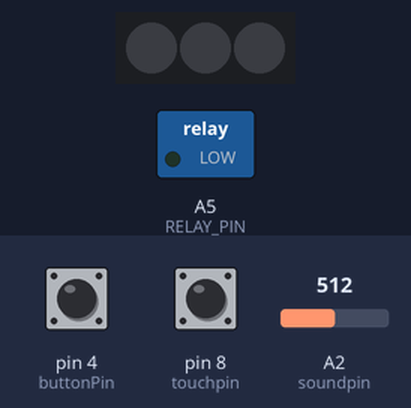
Simulated run of this sketch. Board: Arduino Uno, built with avr-gcc and run on an emulated ATmega328P. Shown: 3 RGB LEDs in strip order, left to right, switched loads named in the sketch (green lamp = pin HIGH). The inputs (shaded band) are chosen by the test bench; at power-on: pin 4 (buttonPin) LOW, pin 8 (touchpin) LOW, A2 (soundpin) = 512. Dim RGB values are drawn brighter than linear.

Above: at 1.2 s.
1.3 s: pin 4 (buttonPin) pulled HIGH for 1 s
At 3.1 s:
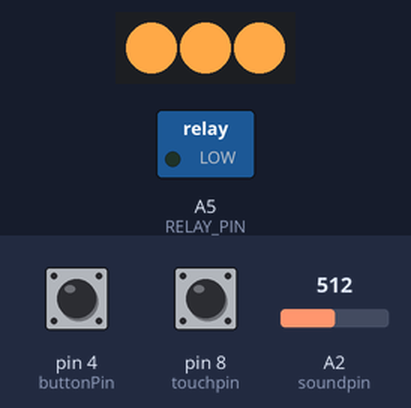
4.3 s: pin 8 (touchpin) pulled HIGH for 0.15 s
At 4.5 s:
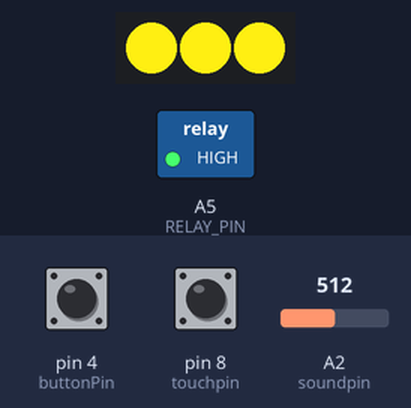
6.0 s: pin 4 (buttonPin) pulled HIGH for 0.15 s
At 7.5 s:
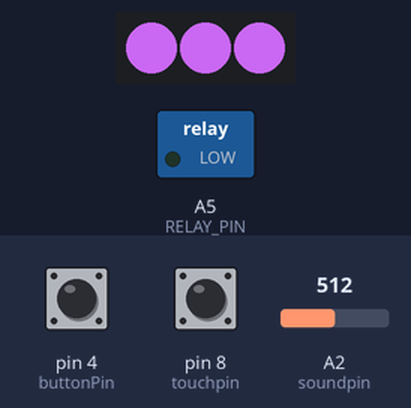
7.8 s: pin 8 (touchpin) pulled HIGH for 1 s
At 9.6 s:
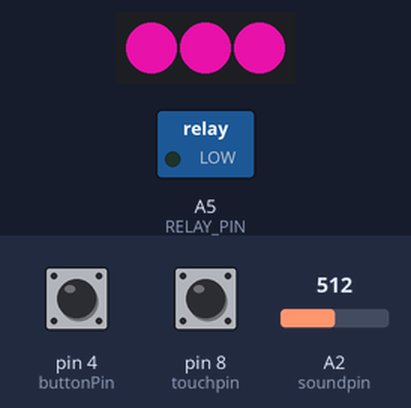
10.8 s: pin 4 (buttonPin) pulled HIGH for 0.15 s
At 11.9 s:
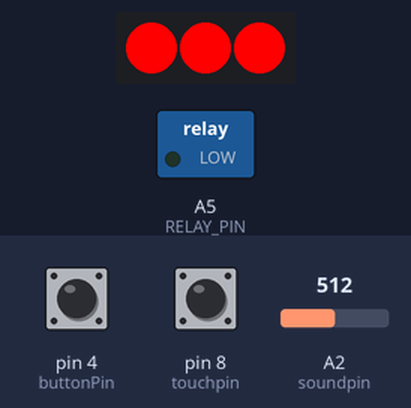
12.4 s: pin 8 (touchpin) pulled HIGH for 0.15 s
At 13.8 s:
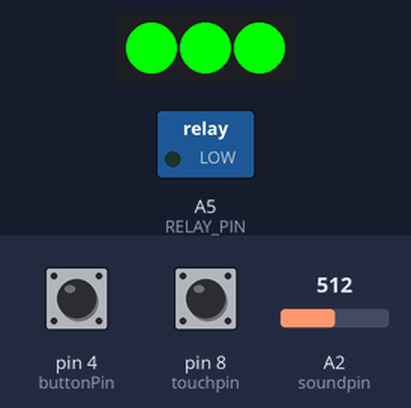
Timing chart, 0 to 15.2 s (numbered marks = the images above; inputs shaded):
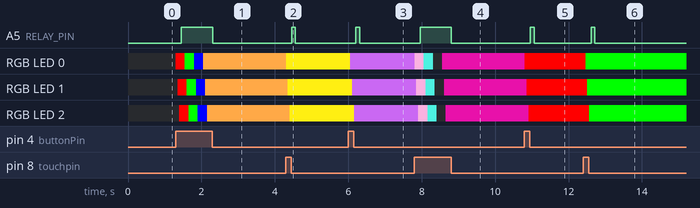

Measured:
- after the input at 1.3 s, A5 (RELAY_PIN): LOW → HIGH after 0.15 s, → LOW 0.85 s later; RGB LED 0: off → RGB(255, 0, 0) at once, → RGB(0, 255, 0) 0.25 s later, → RGB(0, 0, 255) 0.25 s later, → RGB(255, 169, 71) 0.25 s later
- after the input at 4.3 s, A5 (RELAY_PIN): LOW → HIGH after 0.16 s, → LOW 0.10 s later; RGB LED 0: RGB(255, 169, 71) → RGB(255, 239, 18) at once; RGB LED 1: RGB(255, 169, 71) → RGB(255, 239, 18) after 0.06 s; RGB LED 2: RGB(255, 169, 71) → RGB(255, 239, 18) after 0.11 s
- after the input at 6.0 s, A5 (RELAY_PIN): LOW → HIGH after 0.21 s, → LOW 0.10 s later; RGB LED 0: RGB(255, 239, 18) → RGB(178, 92, 214) after 0.06 s; RGB LED 1: RGB(255, 239, 18) → RGB(178, 92, 214) after 0.11 s; RGB LED 2: RGB(255, 239, 18) → RGB(178, 92, 214) after 0.16 s
- after the input at 7.8 s, A5 (RELAY_PIN): LOW → HIGH after 0.16 s, → LOW 0.85 s later; RGB LED 0: RGB(178, 92, 214) → RGB(237, 168, 213) at once, → RGB(67, 209, 195) 0.25 s later, → off 0.25 s later, → RGB(181, 13, 133) 0.25 s later
- after the input at 10.8 s, A5 (RELAY_PIN): LOW → HIGH after 0.16 s, → LOW 0.10 s later; RGB LED 0: RGB(181, 13, 133) → RGB(255, 0, 0) at once; RGB LED 1: RGB(181, 13, 133) → RGB(255, 0, 0) after 0.06 s; RGB LED 2: RGB(181, 13, 133) → RGB(255, 0, 0) after 0.11 s
- after the input at 12.4 s, A5 (RELAY_PIN): LOW → HIGH after 0.21 s, → LOW 0.10 s later; RGB LED 0: RGB(255, 0, 0) → RGB(0, 255, 0) after 0.06 s; RGB LED 1: RGB(255, 0, 0) → RGB(0, 255, 0) after 0.11 s; RGB LED 2: RGB(255, 0, 0) → RGB(0, 255, 0) after 0.16 s

The sketch:

neo_button_touch_sound.ino
```cpp
#include <Adafruit_NeoPixel.h>

#define PIXEL_PIN    6   // Digital IO pin connected to the NeoPixels.

#define PIXEL_COUNT 3   // number of neopixel (change this accordingly)

Adafruit_NeoPixel strip = Adafruit_NeoPixel(PIXEL_COUNT, PIXEL_PIN, NEO_GRB + NEO_KHZ800);

int showType = 0;

//const int ledpin=6; // ledpin outout
const int RELAY_PIN = A5; //pump pin

const int soundpin=A2; //sound input
const int threshold=300; // sets threshold value for sound sensor

const int touchpin=8; //touch input

const int buttonPin = 4;
int buttonState = 0; //read btn

void setup() {
  strip.begin();
  strip.show(); // Initialize all pixels to 'off'

  Serial.begin(9600);
  //pinMode(ledpin,OUTPUT);
  pinMode(RELAY_PIN, OUTPUT);
  pinMode(soundpin,INPUT);
  pinMode(touchpin,INPUT);
  pinMode(buttonPin,INPUT);

  digitalWrite(6, LOW); //LED Off

}

void loop() {
  // read the state of the pushbutton value:
  buttonState = digitalRead(buttonPin);

  // check if the pushbutton is pressed. If it is, the buttonState is HIGH:
  if (buttonState == HIGH) { //begin sound sensor test
      int soundsens=analogRead(soundpin); // reads analog data from sound sensor
        if (soundsens>=threshold) {
//        turn on neopixels with sound
        showType++;
        if (showType > 9)
          showType=0;
        startShow(showType);

//        turn on pump with sound
//        digitalWrite(ledpin,HIGH); //turns led on
        digitalWrite(RELAY_PIN, HIGH); //turn pump on
        delay(100);
      }
        else{
//          digitalWrite(ledpin,LOW);
          digitalWrite(RELAY_PIN, LOW);
          delay(100);
    }
  } //end sound test


  else { //begin touch test
  if(digitalRead(8) == HIGH) {
    //neopixel touch
      showType++;
      if (showType > 9)
        showType=0;
      startShow(showType);
    //pump touch
//    digitalWrite(6, HIGH);
    digitalWrite(RELAY_PIN, HIGH); // turn on pump 5 seconds
  delay(100);
    } else {
//    digitalWrite(6, LOW);
    digitalWrite(RELAY_PIN, LOW);  // turn off pump 5 seconds
  delay(100);
    }
  } //end touch test
}

void startShow(int i) {
  switch(i){
    case 0: colorWipe(strip.Color(181, 13, 133), 50);    // Hot Pink
            break;
    case 1: colorWipe(strip.Color(255, 0, 0), 50);  // Red
            break;
    case 2: colorWipe(strip.Color(0, 255, 0), 50);  // Green
            break;
    case 3: colorWipe(strip.Color(0, 0, 255), 50);  // Blue
            break;
    case 4: colorWipe(strip.Color(255, 169, 71), 50);// Orange
            break;
    case 5: colorWipe(strip.Color(255,239,18), 50);  // Yellow
            break;
    case 6: colorWipe(strip.Color(178,92,214), 50);  // Purple
            break;
    case 7: colorWipe(strip.Color(237, 168, 213), 50);  // Pink
            break;
    case 8: colorWipe(strip.Color(67, 209, 195), 50);  // Teal
            break;
    case 9: colorWipe(strip.Color(0, 0, 0), 50);  // White
            break;
  }
}

// Fill the dots one after the other with a color
void colorWipe(uint32_t c, uint8_t wait) {
  for(uint16_t i=0; i<strip.numPixels(); i++) {
    strip.setPixelColor(i, c);
    strip.show();
    delay(wait);
  }
}
```
